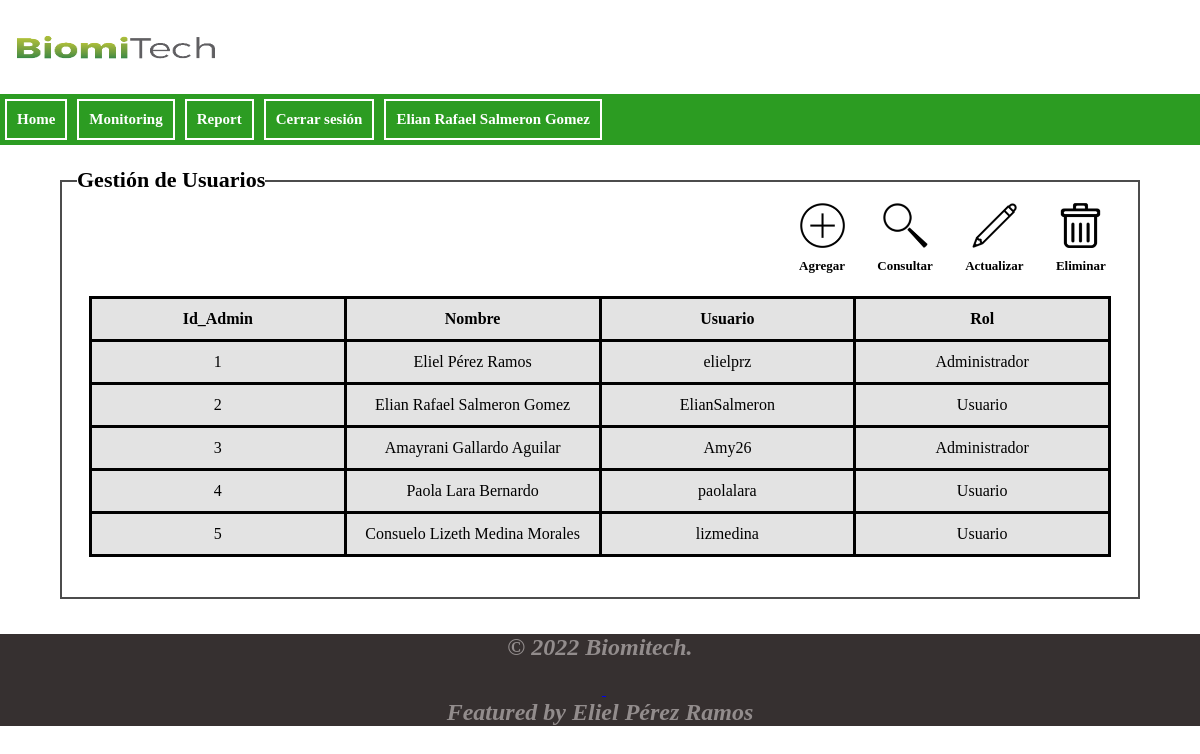
Before: /gestionUsers.php (signed in) with the older database file.
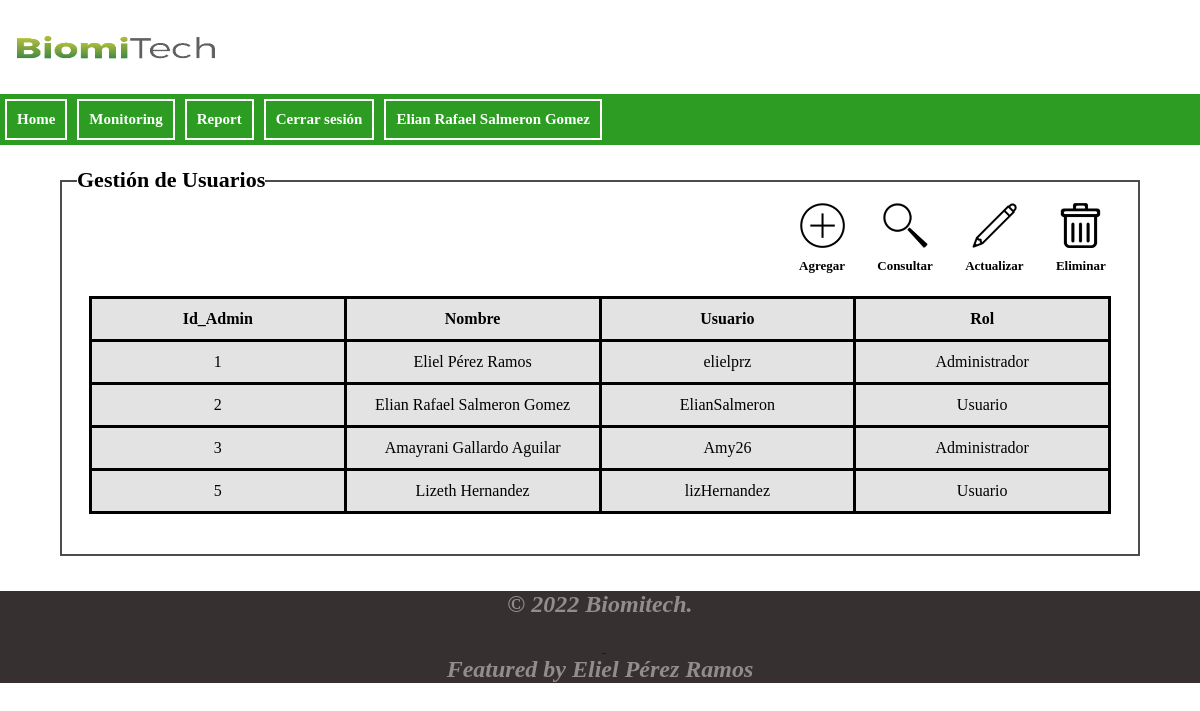
After: the same page with the newer database file.
### tables this page shows
CREATE TABLE `users` (
  `id_user` int(10) NOT NULL,
  `nombre` char(70) NOT NULL,
  `usuario` char(20) NOT NULL,
  `password` char(20) NOT NULL,
  `roll` char(15) NOT NULL
);

### modelo/seeUser.php (the view)
<?php
    if(isset($_SESSION["rol"])){
        include_once("conexion.php");
        $sql = "SELECT * FROM users";
        $result = mysqli_query($conexion,$sql);
        $numRegistros = $result->num_rows;
        if($numRegistros >0){
    ?>
        <div class="contents">
            <section>
                <table>
                <tr>
                            <td><strong>Id_Admin</strong></td>
                            <td><strong>Nombre</strong></td>
                            <td><strong>Usuario</strong></td>
                            <td><strong>Rol</strong></td>
                        </tr>
                    <?php while($fila = $result->fetch_array()){?>
                    <tr>
                        <td><?php echo $fila['id_user']?></td>
                        <td><?php echo $fila['nombre']?></td>
                        <td><?php echo $fila['usuario']?></td>
                        <td><?php echo $fila['roll']?></td>
                    </tr>
                    <?php
                        }
                    }
                    ?>
                </table>
            </section>
        </div>
<?php }else{
        header("Location: ../index.php");
    }
?>

Changed rows visible on the page:
removed users: id_user "4", nombre "Paola Lara Bernardo", usuario "paolalara", roll "Usuario"
changed users id 5: nombre "Consuelo Lizeth Medina Morales" → "Lizeth Hernandez"; usuario "lizmedina" → "lizHernandez"
